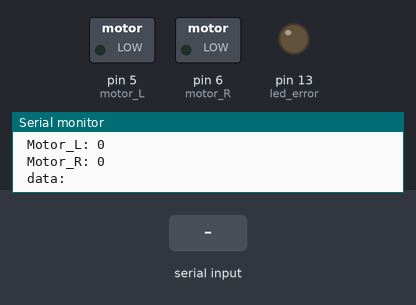
Bench run of a sketch on a simulated Arduino Uno, built with avr-gcc and run on an emulated ATmega328P. Parts: switched loads named in the sketch (green lamp = pin HIGH), output pins drawn as LEDs (lit = HIGH), the last lines printed to the serial monitor. The inputs (shaded band) are chosen by the test bench.

Above: at 1.2 s.
1.3 s: "90,45\n" received over Serial
At 3.2 s:
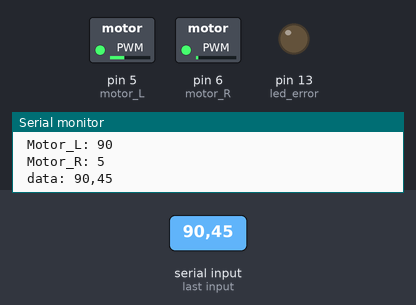
3.5 s: "0\n" received over Serial
At 4.8 s:
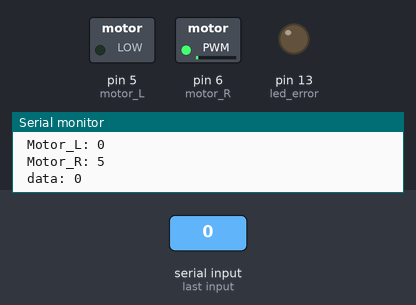
5.5 s: "30,150\n" received over Serial
At 6.4 s:
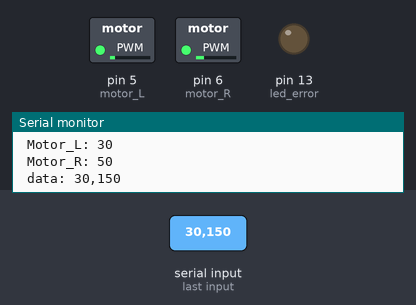
7.5 s: "1\n" received over Serial
At 9.1 s:
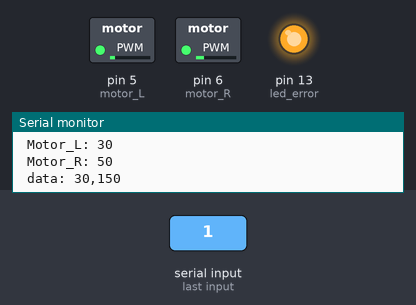
Timing chart, 0 to 10.5 s (numbered marks = the images above; inputs shaded):
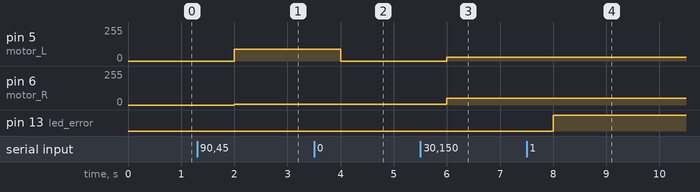

The sketch:

Sterowanie_robotem_BT_-_podstawy.ino
```cpp
/*
  Sterowanie 2 silnikami. Nowy schemat dzialania:
  XXXXYYYY\n
  XXXX - wartosc ze znakiem (+ do przodu / - do tylu) dla silnika lewego
  YYYY -  wartosc PWM ze znakiem (+ do przodu / - do tylu) dla silnika prawego

  1AAA - znak +
  0AAA - znak -
  \n - koniec lini
 */

#define L_DIR 4
#define R_DIR 9
#define motor_L 5
#define motor_R 6
#define led_error 13

String data = "";
int power_L = 0;
int power_R = 0;


void setup() {
  Serial.begin(9600);
  pinMode(motor_L, OUTPUT);
  pinMode(motor_R, OUTPUT);
  pinMode(led_error, OUTPUT);

  digitalWrite(led_error, LOW);
  analogWrite(motor_L, power_L);
  analogWrite(motor_R, power_R);
}

void LeftMotor ()
{
  if ( power_L >=0 && power_L <= 160 )
  {
    digitalWrite( L_DIR, 0);
    analogWrite( motor_L, power_L);
  }

  if ( power_L >= -160 && power_L < 0 )
  {
    digitalWrite( L_DIR, 1);
    analogWrite( motor_L, abs(power_L));
  }
}

void RightMotor ()
{
  if ( power_R >=0 && power_R <= 160 )
  {
    digitalWrite( R_DIR, 1);
    analogWrite( motor_R, power_R);
  }

  if ( power_R >= -160 && power_R < 0 )
  {
    digitalWrite( R_DIR, 0);
    analogWrite( motor_R, abs(power_R));
  }
}

void error()
{
  digitalWrite(led_error, HIGH);
}
void error_reset()
{
  digitalWrite(led_error, LOW);
}

void set_values( char *data)
{
  char val_1[4];
  char val_2[4];

  for( int i = 0; i < 4; i++ )
  {
     val_1[i] = data[i];
  }
  for( int i = 0; i < 4; i++)
  {
    val_2[i] = data[i+4];
  }
  power_L = atoi(val_1);
  power_R = atoi(val_2);

  if(data[0] == '0' )
  {
    power_L -= 2*power_L;
  }

  if(data[4] == '0' )
  {
    power_R -= 2*power_R;
  }

  if(data[0] == '1' )
  {
    power_L -= 1000;
  }

   if(data[4] == '1' )
  {
    power_R -= 1000;
  }
}


void loop() {

  if(Serial.available() > 0)
  {
    data = "";
    error_reset();
    data = Serial.readStringUntil('\n');
    set_values(data.c_str());

  }


    if (power_L >= -160 && power_R >= -160 && power_L <= 160 && power_R <= 160)
   {
    LeftMotor();
    RightMotor();
    Serial.print(" Motor_L: ");
    Serial.println(power_L);
    Serial.print(" Motor_R: ");
    Serial.println(power_R);
    Serial.print(" data: ");
    Serial.println(data);
    Serial.print('\n');

   }
   else
   error();

   delay(2000);


}
```

Measured:
- after the input at 1.3 s, pin 5 (motor_L): 0/255 → 90/255 after 0.70 s; pin 6 (motor_R): 0/255 → 5/255 after 0.70 s
- after the input at 3.5 s, pin 5 (motor_L): 90/255 → 0/255 after 0.50 s
- after the input at 5.5 s, pin 5 (motor_L): 0/255 → 30/255 after 0.50 s; pin 6 (motor_R): 5/255 → 50/255 after 0.50 s
- after the input at 7.5 s, pin 13 (led_error): LOW → HIGH after 0.50 s
